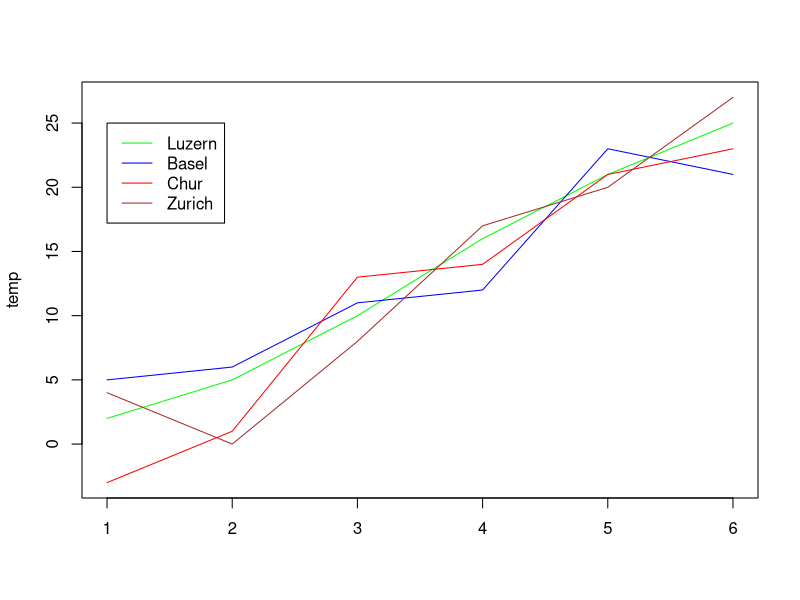

Reproduce this figure in R.
1+1
2*4
exp(3)
#This is a commen
a <- 3
b <- 3*a
b
a/b
c <- c(3,4,5)
d <- c(4,5,2)
d
mixed <- c(4, 'string', 5.3)
mixed
zahlen1bis5 <- 1:5
zahlen1bis5
zahlenMinus3Bis4 <- -3:4
zahlenMinus3Bis4
c + d
4*c
c*d
mean(c)
c
x <- c(7,8,9,10)
mean(x)
min(x)
max(x)
length(x)
length(mixed)
mixed[2]
mixed[1]
mixed
# to receive more than one component of the vector mixed you have to give in...
# ...a vector with the indexes of the component, which should be shown
mixed[c(1,3)]
z_3 <- c(5,2,NA, 4)
min(z_3)
#option "not available remove"
min(z_3, na.rm=TRUE)
min(z_3, na.rm=FALSE)
#Help to see which options a command has. Look at the lower pannel at the right
?min
temp <- read.csv("weather.csv")
temp
tempNex <- read.table("weather.csv")
tempNex
tempNexAgain <- read.table("weather.csv", header = T)
tempNexAgain
tempNexCorrect <- read.table("weather.csv", sep=",")
tempNexCorrect
#gives the number of rows and the number of columns
dim(temp)
#get the column names
colnames(temp)
#get the row names
rownames(temp)
#first overview of the table
summary(temp)
#get the value in the second row and the forth column
temp[2,4]
#get the value in May from Basel
temp["May", "Basel"]
#get the column Basel
temp["Basel"]
#calculate the mean of a column
mean(temp[,"Luzern"])
#save data with default "comma separated"
temp1 <- temp[c("Jan", "May"), c("Chur","Zurich")]
temp1
write.csv(temp1, file = "weather1.csv")
#A example for a plot
color <- c('green', 'blue', 'red', 'brown')
matplot(temp, col = color, type = "l", lty = 1)
legend(x=1, y = 25, legend = colnames(temp), col = color, lty = 1)

